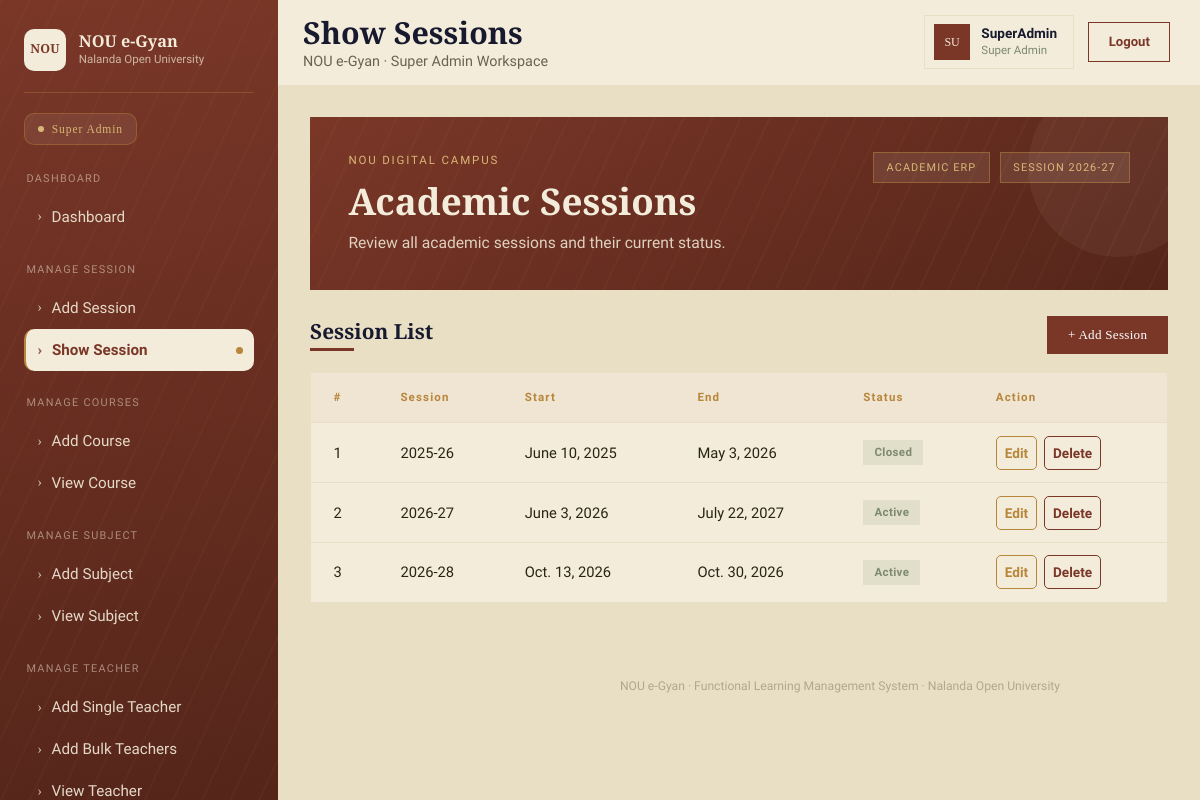
The page /superadmindash/show-session (signed in) on the database its author committed.
### myapp/models.py (models this page shows, shortened)
class AddSession(models.Model):
    id=models.IntegerField(primary_key=True,auto_created=True)
    session_name=models.CharField(max_length=50,blank=None,null=True)
    status=models.CharField(max_length=20,blank=None,null=True)
    start_date=models.DateField()
    end_date=models.DateField()
    Dor=models.DateTimeField(null=True)
    Dou=models.DateTimeField(null=True)
    Dod=models.DateTimeField(null=True)

### myapp/views.py (the view)
# urls.py: path('superadmindash/show-session',views.show_session,name="show_session"),
@cache_control(no_cache=True,must_revalidate=True,no_store=True)
@login_required
def show_session(request):
    ab=AddSession.objects.all()
    return render(request, 'superadmin/show_session.html',{'ab':ab,'page_title':'Show Sessions'})

### myapp/templates/superadmin/show_session.html (shortened to what this page needs)
{% extends "superadmin/base.html" %}
{% block content %}
<main class="main">
<div class="hero">
  <div class="hero-top">
    <div>
      <div class="eyebrow">NOU DIGITAL CAMPUS</div>
      <h1>Academic Sessions</h1>
      <div class="sub">Review all academic sessions and their current status.</div>
    </div>
    <div class="hero-badges">
      <div class="hero-badge">ACADEMIC ERP</div>
      <div class="hero-badge">SESSION 2026-27</div>
    </div>
  </div>
</div>
<div class="list-head">
  <div>
    <h2>Session List</h2>
    <div class="title-rule"></div>
  </div>
  <button class="btn-add"><a class="text-white" href="{% url "add_session" %}" style="text-decoration: none;">+ Add Session</a></button>
</div>
<div class="table-card">
  <table>
    <thead>
      <tr>
        <th>#</th>
        <th>Session</th>
        <th>Start</th>
        <th>End</th>
        <th>Status</th>
        <th>Action</th>
      </tr>
    </thead>
    <tbody>
      {% for i in ab %}
      <tr>
        <td>{{i.id}}</td>
        <td>{{i.session_name}}</td>
        <td>{{i.start_date}}</td>
        <td>{{i.end_date}}</td>
        <td><span class="status-pill">{{i.status}}</span></td>
        <td>
          <a href="{% url "edit_session" i.id %}" class="act-link act-edit">Edit</a>
          <a href="{% url "delete_session" i.id %}" class="act-link act-delete">Delete</a>
        </td>
      </tr>
      {% endfor %}
    </tbody>
  </table>
</div>
</main>
{% endblock content %}

### myapp/static/css/style.css (style rules this page uses)
:root { --ink: #171a2e; --ink-soft: #262b48; --brick: #7a3728; --brick-deep: #55251a; --parchment: #f3ecda; --parchment-2: #e9dfc5; --brass: #b8863b; --brass-soft: #d8b876; --sage: #7c8a6e; --ink-text: #2a2418; --font-display: "Cinzel", serif; --font-body: "Work Sans", sans-serif; --sidebar-w: 278px; }
* { box-sizing: border-box; }
body { background: var(--parchment-2); font-family: var(--font-body); color: var(--ink-text); min-height: 100vh; }
.main { margin-left: var(--sidebar-w); padding: 1rem 2rem 3rem; }

### myapp/templates/superadmin/show_session.html (style rules this page uses)
:root { --ink: #171A2E; --brick: #7A3728; --brick-deep: #55251A; --parchment: #F3ECDA; --parchment-2:#E9DFC5; --brass: #B8863B; --brass-soft: #D8B876; --sage: #7C8A6E; --ink-text: #2A2418; --font-display: 'Cinzel', serif; --font-body: 'Work Sans', sans-serif; }
* { box-sizing: border-box; }
body { background: var(--parchment-2); font-family: var(--font-body); color: var(--ink-text); }
.hero { background: repeating-linear-gradient(115deg, rgba(184,134,59,0.06) 0 2px, transparent 2px 26px), linear-gradient(150deg, var(--brick) 0%, var(--brick-deep) 100%); color: var(--parchment); padding: 2.2rem 2.4rem; position: relative; overflow: hidden; margin-bottom: 1.6rem; }
.hero::after { content:""; position: absolute; right: -40px; top: -40px; width: 180px; height: 180px; border-radius: 50%; background: rgba(243,236,218,0.05); }
.hero-top { display: flex; align-items: flex-start; justify-content: space-between; gap: 1rem; flex-wrap: wrap; }
.hero-badges { display: flex; gap: 0.6rem; flex-wrap: wrap; }
.hero-badge { background: rgba(243,236,218,0.1); border: 1px solid rgba(184,134,59,0.5); color: var(--brass-soft); font-size: 0.68rem; letter-spacing: 0.1em; padding: 0.4rem 0.8rem; white-space: nowrap; }
.hero .eyebrow { font-size: 0.72rem; letter-spacing: 0.16em; color: var(--brass-soft); margin-bottom: 0.6rem; }
.hero h1 { font-family: var(--font-display); font-weight: 700; font-size: 2.3rem; margin-bottom: 0.5rem; }
.hero .sub { font-size: 0.98rem; color: rgba(243,236,218,0.85); max-width: 48ch; }
.list-head { display: flex; align-items: center; justify-content: space-between; margin-bottom: 1.1rem; }
.list-head h2 { font-family: var(--font-display); font-size: 1.3rem; font-weight: 600; color: var(--ink); margin-bottom: 0.25rem; }
.title-rule { width: 44px; height: 3px; background: var(--brick); }
.btn-add { background: var(--brick); color: var(--parchment); font-family: var(--font-display); font-size: 0.82rem; letter-spacing: 0.02em; padding: 0.6rem 1.3rem; border: none; white-space: nowrap; transition: background 0.2s ease, transform 0.15s ease; }
.table-card { background: var(--parchment); border: 1px solid var(--parchment-2); overflow: hidden; }
table { width: 100%; border-collapse: collapse; }
thead th { font-family: var(--font-body); font-size: 0.72rem; letter-spacing: 0.1em; color: var(--brass); text-align: left; padding: 1rem 1.4rem; border-bottom: 1.5px solid var(--parchment-2); background: rgba(122,55,40,0.04); }
tbody td { padding: 1.05rem 1.4rem; font-size: 0.92rem; color: var(--ink-text); border-bottom: 1px solid var(--parchment-2); }
tbody tr:last-child td { border-bottom: none; }
.status-pill { display: inline-block; background: rgba(124,138,110,0.15); color: var(--sage); font-size: 0.72rem; font-weight: 600; letter-spacing: 0.03em; padding: 0.25rem 0.7rem; }
.act-link { font-size: 0.85rem; font-weight: 600; text-decoration: none; margin-right: 0.2rem; }
.act-edit { color: var(--brass); border: 1px solid var(--brass); padding: 8px; border-radius: 5px; }
.act-delete { color: var(--brick); border: 1px solid var(--brick); padding: 8px; border-radius: 5px; }

### rows shown on the page
AddSession: id "1", session_name "2025-26", start_date "June 10, 2025", end_date "May 3, 2026", status "Closed"
AddSession: id "2", session_name "2026-27", start_date "June 3, 2026", end_date "July 22, 2027", status "Active"
AddSession: id "3", session_name "2026-28", start_date "Oct. 13, 2026", end_date "Oct. 30, 2026", status "Active"

### other values the page prints
{{ page_title|default:"Super Admin Dashboard" }} "Show Sessions"
